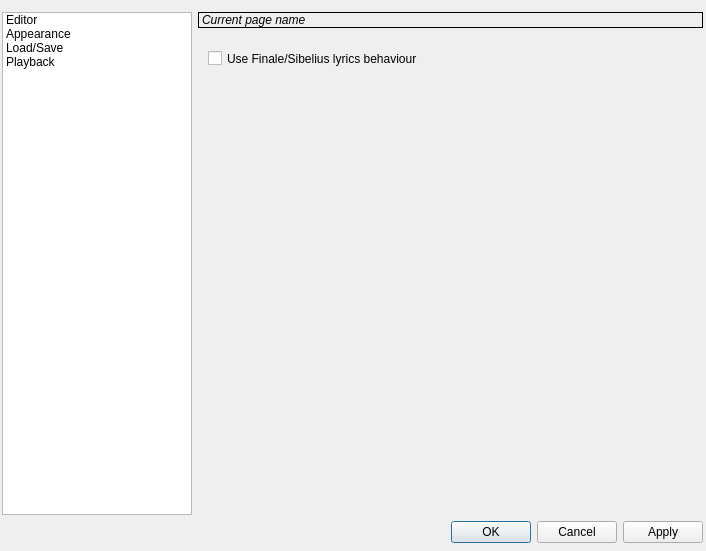
<ui version="4.0" >
 <class>uiSettingsDialog</class>
 <widget class="QDialog" name="uiSettingsDialog" >
  <property name="geometry" >
   <rect>
    <x>0</x>
    <y>0</y>
    <width>706</width>
    <height>551</height>
   </rect>
  </property>
  <property name="windowTitle" >
   <string>Settings</string>
  </property>
  <widget class="QWidget" name="layoutWidget" >
   <property name="geometry" >
    <rect>
     <x>2</x>
     <y>12</y>
     <width>701</width>
     <height>531</height>
    </rect>
   </property>
   <layout class="QVBoxLayout" >
    <item>
     <layout class="QHBoxLayout" >
      <property name="spacing" >
       <number>6</number>
      </property>
      <property name="leftMargin" >
       <number>0</number>
      </property>
      <property name="topMargin" >
       <number>0</number>
      </property>
      <property name="rightMargin" >
       <number>0</number>
      </property>
      <property name="bottomMargin" >
       <number>0</number>
      </property>
      <item>
       <widget class="QListWidget" name="uiSettingsList" >
        <property name="sizePolicy" >
         <sizepolicy vsizetype="Expanding" hsizetype="Maximum" >
          <horstretch>0</horstretch>
          <verstretch>0</verstretch>
         </sizepolicy>
        </property>
        <property name="maximumSize" >
         <size>
          <width>190</width>
          <height>16777215</height>
         </size>
        </property>
        <property name="iconSize" >
         <size>
          <width>50</width>
          <height>50</height>
         </size>
        </property>
        <property name="flow" >
         <enum>QListView::TopToBottom</enum>
        </property>
        <property name="isWrapping" stdset="0" >
         <bool>false</bool>
        </property>
        <property name="spacing" >
         <number>0</number>
        </property>
        <property name="viewMode" >
         <enum>QListView::ListMode</enum>
        </property>
        <property name="uniformItemSizes" >
         <bool>false</bool>
        </property>
        <property name="wordWrap" >
         <bool>true</bool>
        </property>
        <item>
         <property name="text" >
          <string>Editor</string>
         </property>
         <property name="icon" >
          <iconset>images/editorsettings.svg</iconset>
         </property>
        </item>
        <item>
         <property name="text" >
          <string>Appearance</string>
         </property>
         <property name="icon" >
          <iconset>images/colorsettings.svg</iconset>
         </property>
        </item>
        <item>
         <property name="text" >
          <string>Load/Save</string>
         </property>
         <property name="icon" >
          <iconset>images/floppy.svg</iconset>
         </property>
        </item>
        <item>
         <property name="text" >
          <string>Playback</string>
         </property>
         <property name="icon" >
          <iconset>images/midisetup.svg</iconset>
         </property>
        </item>
       </widget>
      </item>
      <item>
       <layout class="QVBoxLayout" >
        <property name="spacing" >
         <number>6</number>
        </property>
        <property name="leftMargin" >
         <number>0</number>
        </property>
        <property name="topMargin" >
         <number>0</number>
        </property>
        <property name="rightMargin" >
         <number>0</number>
        </property>
        <property name="bottomMargin" >
         <number>0</number>
        </property>
        <item>
         <widget class="QLabel" name="uiPageNameLabel" >
          <property name="font" >
           <font>
            <weight>50</weight>
            <italic>true</italic>
            <bold>false</bold>
           </font>
          </property>
          <property name="frameShape" >
           <enum>QFrame::Box</enum>
          </property>
          <property name="frameShadow" >
           <enum>QFrame::Plain</enum>
          </property>
          <property name="text" >
           <string>Current page name</string>
          </property>
         </widget>
        </item>
        <item>
         <widget class="QStackedWidget" name="uiStackedWidget" >
          <property name="frameShape" >
           <enum>QFrame::NoFrame</enum>
          </property>
          <property name="frameShadow" >
           <enum>QFrame::Plain</enum>
          </property>
          <property name="currentIndex" >
           <number>0</number>
          </property>
          <widget class="QWidget" name="editorSettings" >
           <widget class="QCheckBox" name="uiFinaleLyricsCheckBox" >
            <property name="geometry" >
             <rect>
              <x>10</x>
              <y>10</y>
              <width>431</width>
              <height>29</height>
             </rect>
            </property>
            <property name="toolTip" >
             <string>When making hyphen, immediately jump to the next syllable without hitting space bar key.</string>
            </property>
            <property name="text" >
             <string>Use Finale/Sibelius lyrics behaviour</string>
            </property>
           </widget>
          </widget>
          <widget class="QWidget" name="appearanceSettings" >
           <widget class="QLabel" name="uiPreviewLabel" >
            <property name="geometry" >
             <rect>
              <x>10</x>
              <y>310</y>
              <width>84</width>
              <height>24</height>
             </rect>
            </property>
            <property name="text" >
             <string>Preview:</string>
            </property>
           </widget>
           <widget class="CAScoreViewPort" native="1" name="uiPreviewScoreViewPort" >
            <property name="geometry" >
             <rect>
              <x>10</x>
              <y>330</y>
              <width>640</width>
              <height>480</height>
             </rect>
            </property>
           </widget>
           <widget class="QWidget" name="layoutWidget" >
            <property name="geometry" >
             <rect>
              <x>10</x>
              <y>10</y>
              <width>481</width>
              <height>290</height>
             </rect>
            </property>
            <layout class="QVBoxLayout" >
             <property name="spacing" >
              <number>6</number>
             </property>
             <property name="leftMargin" >
              <number>0</number>
             </property>
             <property name="topMargin" >
              <number>0</number>
             </property>
             <property name="rightMargin" >
              <number>0</number>
             </property>
             <property name="bottomMargin" >
              <number>0</number>
             </property>
             <item>
              <layout class="QHBoxLayout" >
               <property name="spacing" >
                <number>6</number>
               </property>
               <property name="leftMargin" >
                <number>0</number>
               </property>
               <property name="topMargin" >
                <number>0</number>
               </property>
               <property name="rightMargin" >
                <number>0</number>
               </property>
               <property name="bottomMargin" >
                <number>0</number>
               </property>
               <item>
                <widget class="QLabel" name="uiBackgroundLabel" >
                 <property name="toolTip" >
                  <string>Color which the background is filled.</string>
                 </property>
                 <property name="text" >
                  <string>Background color</string>
                 </property>
                </widget>
               </item>
               <item>
                <widget class="QPushButton" name="uiBackgroundColor" >
                 <property name="maximumSize" >
                  <size>
                   <width>80</width>
                   <height>16777215</height>
                  </size>
                 </property>
                 <property name="text" >
                  <string/>
                 </property>
                </widget>
               </item>
               <item>
                <widget class="QPushButton" name="uiBackgroundRevert" >
                 <property name="maximumSize" >
                  <size>
                   <width>30</width>
                   <height>16777215</height>
                  </size>
                 </property>
                 <property name="icon" >
                  <iconset>images/revert.svg</iconset>
                 </property>
                </widget>
               </item>
              </layout>
             </item>
             <item>
              <layout class="QHBoxLayout" >
               <property name="spacing" >
                <number>6</number>
               </property>
               <property name="leftMargin" >
                <number>0</number>
               </property>
               <property name="topMargin" >
                <number>0</number>
               </property>
               <property name="rightMargin" >
                <number>0</number>
               </property>
               <property name="bottomMargin" >
                <number>0</number>
               </property>
               <item>
                <widget class="QLabel" name="uiForegroundLabel" >
                 <property name="toolTip" >
                  <string>Color which the music elements are painted.</string>
                 </property>
                 <property name="text" >
                  <string>Foreground color</string>
                 </property>
                </widget>
               </item>
               <item>
                <widget class="QPushButton" name="uiForegroundColor" >
                 <property name="maximumSize" >
                  <size>
                   <width>80</width>
                   <height>16777215</height>
                  </size>
                 </property>
                 <property name="text" >
                  <string/>
                 </property>
                </widget>
               </item>
               <item>
                <widget class="QPushButton" name="uiForegroundRevert" >
                 <property name="maximumSize" >
                  <size>
                   <width>30</width>
                   <height>16777215</height>
                  </size>
                 </property>
                 <property name="icon" >
                  <iconset>images/revert.svg</iconset>
                 </property>
                </widget>
               </item>
              </layout>
             </item>
             <item>
              <layout class="QHBoxLayout" >
               <property name="spacing" >
                <number>6</number>
               </property>
               <property name="leftMargin" >
                <number>0</number>
               </property>
               <property name="topMargin" >
                <number>0</number>
               </property>
               <property name="rightMargin" >
                <number>0</number>
               </property>
               <property name="bottomMargin" >
                <number>0</number>
               </property>
               <item>
                <widget class="QLabel" name="uiSelectionLabel" >
                 <property name="toolTip" >
                  <string>Color which the selected music elements are painted.</string>
                 </property>
                 <property name="text" >
                  <string>Selected elements</string>
                 </property>
                </widget>
               </item>
               <item>
                <widget class="QPushButton" name="uiSelectionColor" >
                 <property name="maximumSize" >
                  <size>
                   <width>80</width>
                   <height>16777215</height>
                  </size>
                 </property>
                 <property name="text" >
                  <string/>
                 </property>
                </widget>
               </item>
               <item>
                <widget class="QPushButton" name="uiSelectionRevert" >
                 <property name="maximumSize" >
                  <size>
                   <width>30</width>
                   <height>16777215</height>
                  </size>
                 </property>
                 <property name="icon" >
                  <iconset>images/revert.svg</iconset>
                 </property>
                </widget>
               </item>
              </layout>
             </item>
             <item>
              <layout class="QHBoxLayout" >
               <property name="spacing" >
                <number>6</number>
               </property>
               <property name="leftMargin" >
                <number>0</number>
               </property>
               <property name="topMargin" >
                <number>0</number>
               </property>
               <property name="rightMargin" >
                <number>0</number>
               </property>
               <property name="bottomMargin" >
                <number>0</number>
               </property>
               <item>
                <widget class="QLabel" name="uiSelectedContextLabel" >
                 <property name="toolTip" >
                  <string>Color which the current context is painted.</string>
                 </property>
                 <property name="text" >
                  <string>Selected context</string>
                 </property>
                </widget>
               </item>
               <item>
                <widget class="QPushButton" name="uiSelectedContextColor" >
                 <property name="maximumSize" >
                  <size>
                   <width>80</width>
                   <height>16777215</height>
                  </size>
                 </property>
                 <property name="text" >
                  <string/>
                 </property>
                </widget>
               </item>
               <item>
                <widget class="QPushButton" name="uiSelectedContextRevert" >
                 <property name="maximumSize" >
                  <size>
                   <width>30</width>
                   <height>16777215</height>
                  </size>
                 </property>
                 <property name="icon" >
                  <iconset>images/revert.svg</iconset>
                 </property>
                </widget>
               </item>
              </layout>
             </item>
             <item>
              <layout class="QHBoxLayout" >
               <property name="spacing" >
                <number>6</number>
               </property>
               <property name="leftMargin" >
                <number>0</number>
               </property>
               <property name="topMargin" >
                <number>0</number>
               </property>
               <property name="rightMargin" >
                <number>0</number>
               </property>
               <property name="bottomMargin" >
                <number>0</number>
               </property>
               <item>
                <widget class="QLabel" name="uiSelectionAreaLabel" >
                 <property name="toolTip" >
                  <string>Color which the selection area background is filled.</string>
                 </property>
                 <property name="text" >
                  <string>Selection area</string>
                 </property>
                </widget>
               </item>
               <item>
                <widget class="QPushButton" name="uiSelectionAreaColor" >
                 <property name="maximumSize" >
                  <size>
                   <width>80</width>
                   <height>16777215</height>
                  </size>
                 </property>
                 <property name="text" >
                  <string/>
                 </property>
                </widget>
               </item>
               <item>
                <widget class="QPushButton" name="uiSelectionAreaRevert" >
                 <property name="maximumSize" >
                  <size>
                   <width>30</width>
                   <height>16777215</height>
                  </size>
                 </property>
                 <property name="icon" >
                  <iconset>images/revert.svg</iconset>
                 </property>
                </widget>
               </item>
              </layout>
             </item>
             <item>
              <layout class="QHBoxLayout" >
               <property name="spacing" >
                <number>6</number>
               </property>
               <property name="leftMargin" >
                <number>0</number>
               </property>
               <property name="topMargin" >
                <number>0</number>
               </property>
               <property name="rightMargin" >
                <number>0</number>
               </property>
               <property name="bottomMargin" >
                <number>0</number>
               </property>
               <item>
                <widget class="QLabel" name="uiHiddenElementsLabel" >
                 <property name="toolTip" >
                  <string>Color which the invisible elements are painted in current-voice-only mode.</string>
                 </property>
                 <property name="text" >
                  <string>Hidden elements</string>
                 </property>
                </widget>
               </item>
               <item>
                <widget class="QPushButton" name="uiHiddenElementsColor" >
                 <property name="maximumSize" >
                  <size>
                   <width>80</width>
                   <height>16777215</height>
                  </size>
                 </property>
                 <property name="text" >
                  <string/>
                 </property>
                </widget>
               </item>
               <item>
                <widget class="QPushButton" name="uiHiddenElementsRevert" >
                 <property name="maximumSize" >
                  <size>
                   <width>30</width>
                   <height>16777215</height>
                  </size>
                 </property>
                 <property name="icon" >
                  <iconset>images/revert.svg</iconset>
                 </property>
                </widget>
               </item>
              </layout>
             </item>
             <item>
              <layout class="QHBoxLayout" >
               <property name="spacing" >
                <number>6</number>
               </property>
               <property name="leftMargin" >
                <number>0</number>
               </property>
               <property name="topMargin" >
                <number>0</number>
               </property>
               <property name="rightMargin" >
                <number>0</number>
               </property>
               <property name="bottomMargin" >
                <number>0</number>
               </property>
               <item>
                <widget class="QLabel" name="uiDisabledElements" >
                 <property name="toolTip" >
                  <string>Color which the elements in non-selected voice are painted.</string>
                 </property>
                 <property name="text" >
                  <string>Disabled elements</string>
                 </property>
                </widget>
               </item>
               <item>
                <widget class="QPushButton" name="uiDisabledElementsColor" >
                 <property name="maximumSize" >
                  <size>
                   <width>80</width>
                   <height>16777215</height>
                  </size>
                 </property>
                 <property name="text" >
                  <string/>
                 </property>
                </widget>
               </item>
               <item>
                <widget class="QPushButton" name="uiDisabledElementsRevert" >
                 <property name="maximumSize" >
                  <size>
                   <width>30</width>
                   <height>16777215</height>
                  </size>
                 </property>
                 <property name="icon" >
                  <iconset>images/revert.svg</iconset>
                 </property>
                </widget>
               </item>
              </layout>
             </item>
            </layout>
           </widget>
          </widget>
          <widget class="QWidget" name="loadSaveSettings" >
           <widget class="QWidget" name="layoutWidget" >
            <property name="geometry" >
             <rect>
              <x>10</x>
              <y>10</y>
              <width>481</width>
              <height>68</height>
             </rect>
            </property>
            <layout class="QVBoxLayout" >
             <property name="spacing" >
              <number>6</number>
             </property>
             <property name="leftMargin" >
              <number>0</number>
             </property>
             <property name="topMargin" >
              <number>0</number>
             </property>
             <property name="rightMargin" >
              <number>0</number>
             </property>
             <property name="bottomMargin" >
              <number>0</number>
             </property>
             <item>
              <widget class="QLabel" name="uiDocumentsDirectoryLabel" >
               <property name="text" >
                <string>Default documents location:</string>
               </property>
              </widget>
             </item>
             <item>
              <layout class="QHBoxLayout" >
               <property name="spacing" >
                <number>6</number>
               </property>
               <property name="leftMargin" >
                <number>0</number>
               </property>
               <property name="topMargin" >
                <number>0</number>
               </property>
               <property name="rightMargin" >
                <number>0</number>
               </property>
               <property name="bottomMargin" >
                <number>0</number>
               </property>
               <item>
                <widget class="QLineEdit" name="uiDocumentsDirectory" />
               </item>
               <item>
                <widget class="QPushButton" name="uiDocumentsDirectoryBrowse" >
                 <property name="maximumSize" >
                  <size>
                   <width>30</width>
                   <height>16777215</height>
                  </size>
                 </property>
                 <property name="text" >
                  <string>...</string>
                 </property>
                </widget>
               </item>
               <item>
                <widget class="QPushButton" name="uiDocumentsDirectoryRevert" >
                 <property name="maximumSize" >
                  <size>
                   <width>30</width>
                   <height>16777215</height>
                  </size>
                 </property>
                 <property name="icon" >
                  <iconset>images/revert.svg</iconset>
                 </property>
                </widget>
               </item>
              </layout>
             </item>
            </layout>
           </widget>
           <widget class="QWidget" name="layoutWidget" >
            <property name="geometry" >
             <rect>
              <x>10</x>
              <y>90</y>
              <width>481</width>
              <height>61</height>
             </rect>
            </property>
            <layout class="QVBoxLayout" >
             <property name="spacing" >
              <number>6</number>
             </property>
             <property name="leftMargin" >
              <number>0</number>
             </property>
             <property name="topMargin" >
              <number>0</number>
             </property>
             <property name="rightMargin" >
              <number>0</number>
             </property>
             <property name="bottomMargin" >
              <number>0</number>
             </property>
             <item>
              <widget class="QLabel" name="uiDefaultSaveLabel" >
               <property name="text" >
                <string>Default file format for saving:</string>
               </property>
              </widget>
             </item>
             <item>
              <widget class="QComboBox" name="uiDefaultSaveComboBox" >
               <property name="sizePolicy" >
                <sizepolicy vsizetype="Preferred" hsizetype="Preferred" >
                 <horstretch>0</horstretch>
                 <verstretch>0</verstretch>
                </sizepolicy>
               </property>
              </widget>
             </item>
            </layout>
           </widget>
           <widget class="QWidget" name="layoutWidget" >
            <property name="geometry" >
             <rect>
              <x>10</x>
              <y>160</y>
              <width>481</width>
              <height>33</height>
             </rect>
            </property>
            <layout class="QHBoxLayout" >
             <property name="spacing" >
              <number>6</number>
             </property>
             <property name="leftMargin" >
              <number>0</number>
             </property>
             <property name="topMargin" >
              <number>0</number>
             </property>
             <property name="rightMargin" >
              <number>0</number>
             </property>
             <property name="bottomMargin" >
              <number>0</number>
             </property>
             <item>
              <widget class="QLabel" name="uiAutoRecoveryLabel" >
               <property name="sizePolicy" >
                <sizepolicy vsizetype="Preferred" hsizetype="Maximum" >
                 <horstretch>0</horstretch>
                 <verstretch>0</verstretch>
                </sizepolicy>
               </property>
               <property name="text" >
                <string comment="Auto save every %n minutes." >Recovery saving interval in minutes:</string>
               </property>
              </widget>
             </item>
             <item>
              <widget class="QSpinBox" name="uiAutoRecoverySpinBox" >
               <property name="maximumSize" >
                <size>
                 <width>70</width>
                 <height>16777215</height>
                </size>
               </property>
               <property name="toolTip" >
                <string>Automatically make recovery documents every specified number of ellapsed minutes. 0 to disable recovery saving.</string>
               </property>
              </widget>
             </item>
             <item>
              <spacer>
               <property name="orientation" >
                <enum>Qt::Horizontal</enum>
               </property>
               <property name="sizeHint" >
                <size>
                 <width>40</width>
                 <height>20</height>
                </size>
               </property>
              </spacer>
             </item>
            </layout>
           </widget>
          </widget>
          <widget class="QWidget" name="midiSettings" >
           <widget class="QWidget" name="layoutWidget" >
            <property name="geometry" >
             <rect>
              <x>10</x>
              <y>10</y>
              <width>481</width>
              <height>431</height>
             </rect>
            </property>
            <layout class="QHBoxLayout" >
             <property name="spacing" >
              <number>6</number>
             </property>
             <property name="leftMargin" >
              <number>0</number>
             </property>
             <property name="topMargin" >
              <number>0</number>
             </property>
             <property name="rightMargin" >
              <number>0</number>
             </property>
             <property name="bottomMargin" >
              <number>0</number>
             </property>
             <item>
              <layout class="QVBoxLayout" >
               <property name="spacing" >
                <number>6</number>
               </property>
               <property name="leftMargin" >
                <number>0</number>
               </property>
               <property name="topMargin" >
                <number>0</number>
               </property>
               <property name="rightMargin" >
                <number>0</number>
               </property>
               <property name="bottomMargin" >
                <number>0</number>
               </property>
               <item>
                <widget class="QLabel" name="uiMidiInLabel" >
                 <property name="text" >
                  <string>MIDI IN devices:</string>
                 </property>
                </widget>
               </item>
               <item>
                <widget class="QListWidget" name="uiMidiInList" />
               </item>
              </layout>
             </item>
             <item>
              <widget class="Line" name="line" >
               <property name="orientation" >
                <enum>Qt::Vertical</enum>
               </property>
              </widget>
             </item>
             <item>
              <layout class="QVBoxLayout" >
               <property name="spacing" >
                <number>6</number>
               </property>
               <property name="leftMargin" >
                <number>0</number>
               </property>
               <property name="topMargin" >
                <number>0</number>
               </property>
               <property name="rightMargin" >
                <number>0</number>
               </property>
               <property name="bottomMargin" >
                <number>0</number>
               </property>
               <item>
                <widget class="QLabel" name="uiMidiOutLabel" >
                 <property name="text" >
                  <string>MIDI OUT devices:</string>
                 </property>
                </widget>
               </item>
               <item>
                <widget class="QListWidget" name="uiMidiOutList" />
               </item>
              </layout>
             </item>
            </layout>
           </widget>
          </widget>
         </widget>
        </item>
       </layout>
      </item>
     </layout>
    </item>
    <item>
     <widget class="QDialogButtonBox" name="uiButtonBox" >
      <property name="orientation" >
       <enum>Qt::Horizontal</enum>
      </property>
      <property name="standardButtons" >
       <set>QDialogButtonBox::Apply|QDialogButtonBox::Cancel|QDialogButtonBox::NoButton|QDialogButtonBox::Ok</set>
      </property>
     </widget>
    </item>
   </layout>
  </widget>
 </widget>
 <customwidgets>
  <customwidget>
   <class>CAScoreViewPort</class>
   <extends>QWidget</extends>
   <header>widgets/scoreviewport.h</header>
  </customwidget>
 </customwidgets>
 <resources/>
 <connections>
  <connection>
   <sender>uiButtonBox</sender>
   <signal>accepted()</signal>
   <receiver>uiSettingsDialog</receiver>
   <slot>accept()</slot>
   <hints>
    <hint type="sourcelabel" >
     <x>249</x>
     <y>541</y>
    </hint>
    <hint type="destinationlabel" >
     <x>157</x>
     <y>274</y>
    </hint>
   </hints>
  </connection>
  <connection>
   <sender>uiButtonBox</sender>
   <signal>rejected()</signal>
   <receiver>uiSettingsDialog</receiver>
   <slot>reject()</slot>
   <hints>
    <hint type="sourcelabel" >
     <x>317</x>
     <y>541</y>
    </hint>
    <hint type="destinationlabel" >
     <x>286</x>
     <y>274</y>
    </hint>
   </hints>
  </connection>
 </connections>
</ui>
